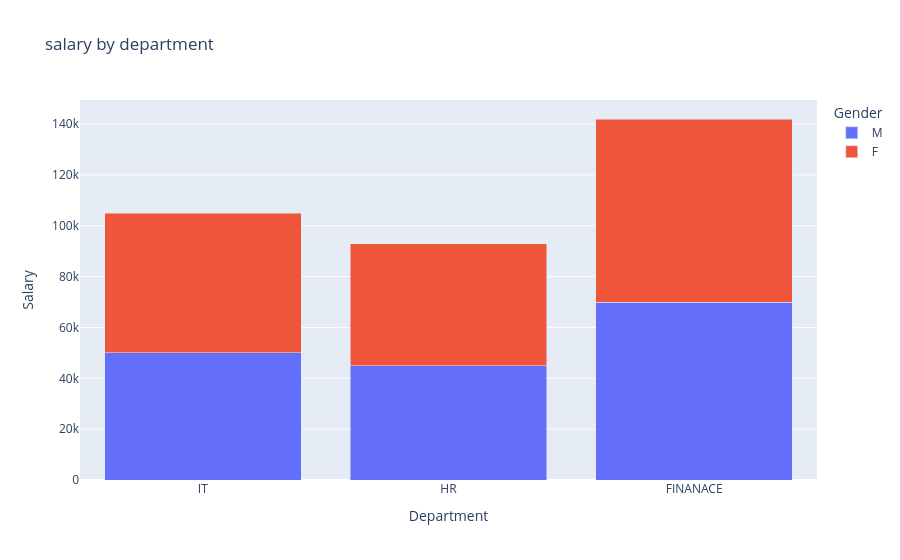

The notebook cell this image was saved under:
### Code cell
fig = px.bar(df,
             x='Department',
             y='Salary',
             color = 'Gender',
             barmode ='stack',
             title = 'salary by department')
fig.show()

### Figure 1 — Plotly figure (JSON) as saved in the notebook; plotly's stock layout.template omitted (floating-point values rounded to 4 significant figures)
{"data": [{"hovertemplate": "Gender=M<br>Department=%{x}<br>Salary=%{y}<extra></extra>", "legendgroup": "M", "marker": {"color": "#636efa", "pattern": {"shape": ""}}, "name": "M", "orientation": "v", "showlegend": true, "textposition": "auto", "type": "bar", "x": ["IT", "HR", "FINANACE"], "xaxis": "x", "y": [50000, 45000, 70000], "yaxis": "y"}, {"hovertemplate": "Gender=F<br>Department=%{x}<br>Salary=%{y}<extra></extra>", "legendgroup": "F", "marker": {"color": "#EF553B", "pattern": {"shape": ""}}, "name": "F", "orientation": "v", "showlegend": true, "textposition": "auto", "type": "bar", "x": ["IT", "HR", "FINANACE"], "xaxis": "x", "y": [55000, 48000, 72000], "yaxis": "y"}], "layout": {"barmode": "stack", "legend": {"title": {"text": "Gender"}, "tracegroupgap": 0}, "title": {"text": "salary by department"}, "xaxis": {"anchor": "y", "domain": [0, 1], "title": {"text": "Department"}}, "yaxis": {"anchor": "x", "domain": [0, 1], "title": {"text": "Salary"}}}}
